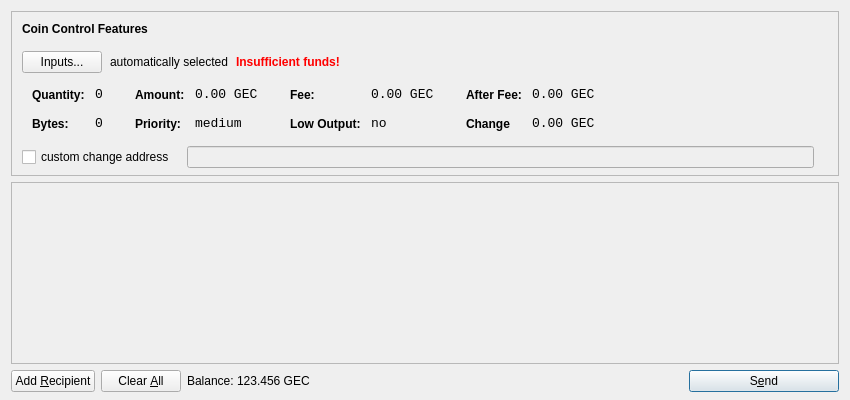
<?xml version="1.0" encoding="UTF-8"?>
<ui version="4.0">
 <class>SendCoinsDialog</class>
 <widget class="QDialog" name="SendCoinsDialog">
  <property name="geometry">
   <rect>
    <x>0</x>
    <y>0</y>
    <width>850</width>
    <height>400</height>
   </rect>
  </property>
  <property name="windowTitle">
   <string>Send Coins</string>
  </property>
  <layout class="QVBoxLayout" name="verticalLayout" stretch="0,1,0">
   <property name="bottomMargin">
    <number>8</number>
   </property>
   <item>
    <widget class="QFrame" name="frameCoinControl">
     <property name="sizePolicy">
      <sizepolicy hsizetype="Expanding" vsizetype="Expanding">
       <horstretch>0</horstretch>
       <verstretch>0</verstretch>
      </sizepolicy>
     </property>
     <property name="maximumSize">
      <size>
       <width>16777215</width>
       <height>16777215</height>
      </size>
     </property>
     <property name="frameShape">
      <enum>QFrame::StyledPanel</enum>
     </property>
     <property name="frameShadow">
      <enum>QFrame::Sunken</enum>
     </property>
     <layout class="QVBoxLayout" name="verticalLayoutCoinControl2">
      <property name="spacing">
       <number>-1</number>
      </property>
      <property name="leftMargin">
       <number>0</number>
      </property>
      <property name="topMargin">
       <number>0</number>
      </property>
      <property name="rightMargin">
       <number>0</number>
      </property>
      <property name="bottomMargin">
       <number>6</number>
      </property>
      <item>
       <layout class="QVBoxLayout" name="verticalLayoutCoinControl" stretch="0,0,0,0,1">
        <property name="spacing">
         <number>0</number>
        </property>
        <property name="leftMargin">
         <number>10</number>
        </property>
        <property name="topMargin">
         <number>10</number>
        </property>
        <item>
         <layout class="QHBoxLayout" name="horizontalLayoutCoinControl1">
          <property name="bottomMargin">
           <number>15</number>
          </property>
          <item>
           <widget class="QLabel" name="labelCoinControlFeatures">
            <property name="sizePolicy">
             <sizepolicy hsizetype="Preferred" vsizetype="Maximum">
              <horstretch>0</horstretch>
              <verstretch>0</verstretch>
             </sizepolicy>
            </property>
            <property name="font">
             <font>
              <weight>75</weight>
              <bold>true</bold>
             </font>
            </property>
            <property name="styleSheet">
             <string notr="true">font-weight:bold;</string>
            </property>
            <property name="text">
             <string>Coin Control Features</string>
            </property>
           </widget>
          </item>
         </layout>
        </item>
        <item>
         <layout class="QHBoxLayout" name="horizontalLayoutCoinControl2" stretch="0,0,0,0">
          <property name="spacing">
           <number>8</number>
          </property>
          <property name="bottomMargin">
           <number>10</number>
          </property>
          <item>
           <widget class="QPushButton" name="pushButtonCoinControl">
            <property name="styleSheet">
             <string notr="true"/>
            </property>
            <property name="text">
             <string>Inputs...</string>
            </property>
           </widget>
          </item>
          <item>
           <widget class="QLabel" name="labelCoinControlAutomaticallySelected">
            <property name="text">
             <string>automatically selected</string>
            </property>
            <property name="margin">
             <number>5</number>
            </property>
           </widget>
          </item>
          <item>
           <widget class="QLabel" name="labelCoinControlInsuffFunds">
            <property name="font">
             <font>
              <weight>75</weight>
              <bold>true</bold>
             </font>
            </property>
            <property name="styleSheet">
             <string notr="true">color:red;font-weight:bold;</string>
            </property>
            <property name="text">
             <string>Insufficient funds!</string>
            </property>
            <property name="margin">
             <number>5</number>
            </property>
           </widget>
          </item>
          <item>
           <spacer name="horizontalSpacerCoinControl">
            <property name="orientation">
             <enum>Qt::Horizontal</enum>
            </property>
            <property name="sizeHint" stdset="0">
             <size>
              <width>40</width>
              <height>1</height>
             </size>
            </property>
           </spacer>
          </item>
         </layout>
        </item>
        <item>
         <widget class="QWidget" name="widgetCoinControl" native="true">
          <property name="sizePolicy">
           <sizepolicy hsizetype="Preferred" vsizetype="Preferred">
            <horstretch>0</horstretch>
            <verstretch>0</verstretch>
           </sizepolicy>
          </property>
          <property name="minimumSize">
           <size>
            <width>0</width>
            <height>0</height>
           </size>
          </property>
          <property name="styleSheet">
           <string notr="true"/>
          </property>
          <layout class="QHBoxLayout" name="horizontalLayoutCoinControl5">
           <property name="margin">
            <number>0</number>
           </property>
           <item>
            <layout class="QHBoxLayout" name="horizontalLayoutCoinControl3" stretch="0,0,0,1">
             <property name="spacing">
              <number>20</number>
             </property>
             <property name="topMargin">
              <number>0</number>
             </property>
             <property name="bottomMargin">
              <number>10</number>
             </property>
             <item>
              <layout class="QFormLayout" name="formLayoutCoinControl1">
               <property name="horizontalSpacing">
                <number>10</number>
               </property>
               <property name="verticalSpacing">
                <number>14</number>
               </property>
               <property name="leftMargin">
                <number>10</number>
               </property>
               <property name="topMargin">
                <number>4</number>
               </property>
               <property name="rightMargin">
                <number>6</number>
               </property>
               <item row="0" column="0">
                <widget class="QLabel" name="labelCoinControlQuantityText">
                 <property name="styleSheet">
                  <string notr="true">font-weight:bold;</string>
                 </property>
                 <property name="text">
                  <string>Quantity:</string>
                 </property>
                 <property name="margin">
                  <number>0</number>
                 </property>
                </widget>
               </item>
               <item row="0" column="1">
                <widget class="QLabel" name="labelCoinControlQuantity">
                 <property name="font">
                  <font>
                   <family>Monospace</family>
                   <pointsize>10</pointsize>
                  </font>
                 </property>
                 <property name="cursor">
                  <cursorShape>IBeamCursor</cursorShape>
                 </property>
                 <property name="contextMenuPolicy">
                  <enum>Qt::ActionsContextMenu</enum>
                 </property>
                 <property name="text">
                  <string>0</string>
                 </property>
                 <property name="margin">
                  <number>0</number>
                 </property>
                 <property name="textInteractionFlags">
                  <set>Qt::LinksAccessibleByMouse|Qt::TextSelectableByKeyboard|Qt::TextSelectableByMouse</set>
                 </property>
                </widget>
               </item>
               <item row="1" column="0">
                <widget class="QLabel" name="labelCoinControlBytesText">
                 <property name="styleSheet">
                  <string notr="true">font-weight:bold;</string>
                 </property>
                 <property name="text">
                  <string>Bytes:</string>
                 </property>
                </widget>
               </item>
               <item row="1" column="1">
                <widget class="QLabel" name="labelCoinControlBytes">
                 <property name="font">
                  <font>
                   <family>Monospace</family>
                   <pointsize>10</pointsize>
                  </font>
                 </property>
                 <property name="cursor">
                  <cursorShape>IBeamCursor</cursorShape>
                 </property>
                 <property name="contextMenuPolicy">
                  <enum>Qt::ActionsContextMenu</enum>
                 </property>
                 <property name="text">
                  <string>0</string>
                 </property>
                 <property name="textInteractionFlags">
                  <set>Qt::LinksAccessibleByMouse|Qt::TextSelectableByKeyboard|Qt::TextSelectableByMouse</set>
                 </property>
                </widget>
               </item>
              </layout>
             </item>
             <item>
              <layout class="QFormLayout" name="formLayoutCoinControl2">
               <property name="horizontalSpacing">
                <number>10</number>
               </property>
               <property name="verticalSpacing">
                <number>14</number>
               </property>
               <property name="leftMargin">
                <number>6</number>
               </property>
               <property name="topMargin">
                <number>4</number>
               </property>
               <property name="rightMargin">
                <number>6</number>
               </property>
               <item row="0" column="0">
                <widget class="QLabel" name="labelCoinControlAmountText">
                 <property name="styleSheet">
                  <string notr="true">font-weight:bold;</string>
                 </property>
                 <property name="text">
                  <string>Amount:</string>
                 </property>
                 <property name="margin">
                  <number>0</number>
                 </property>
                </widget>
               </item>
               <item row="0" column="1">
                <widget class="QLabel" name="labelCoinControlAmount">
                 <property name="font">
                  <font>
                   <family>Monospace</family>
                   <pointsize>10</pointsize>
                  </font>
                 </property>
                 <property name="cursor">
                  <cursorShape>IBeamCursor</cursorShape>
                 </property>
                 <property name="contextMenuPolicy">
                  <enum>Qt::ActionsContextMenu</enum>
                 </property>
                 <property name="text">
                  <string>0.00 GEC</string>
                 </property>
                 <property name="textInteractionFlags">
                  <set>Qt::LinksAccessibleByMouse|Qt::TextSelectableByKeyboard|Qt::TextSelectableByMouse</set>
                 </property>
                </widget>
               </item>
               <item row="1" column="0">
                <widget class="QLabel" name="labelCoinControlPriorityText">
                 <property name="styleSheet">
                  <string notr="true">font-weight:bold;</string>
                 </property>
                 <property name="text">
                  <string>Priority:</string>
                 </property>
                </widget>
               </item>
               <item row="1" column="1">
                <widget class="QLabel" name="labelCoinControlPriority">
                 <property name="font">
                  <font>
                   <family>Monospace</family>
                   <pointsize>10</pointsize>
                  </font>
                 </property>
                 <property name="cursor">
                  <cursorShape>IBeamCursor</cursorShape>
                 </property>
                 <property name="contextMenuPolicy">
                  <enum>Qt::ActionsContextMenu</enum>
                 </property>
                 <property name="text">
                  <string>medium</string>
                 </property>
                 <property name="textInteractionFlags">
                  <set>Qt::LinksAccessibleByMouse|Qt::TextSelectableByKeyboard|Qt::TextSelectableByMouse</set>
                 </property>
                </widget>
               </item>
              </layout>
             </item>
             <item>
              <layout class="QFormLayout" name="formLayoutCoinControl3">
               <property name="horizontalSpacing">
                <number>10</number>
               </property>
               <property name="verticalSpacing">
                <number>14</number>
               </property>
               <property name="leftMargin">
                <number>6</number>
               </property>
               <property name="topMargin">
                <number>4</number>
               </property>
               <property name="rightMargin">
                <number>6</number>
               </property>
               <item row="0" column="0">
                <widget class="QLabel" name="labelCoinControlFeeText">
                 <property name="styleSheet">
                  <string notr="true">font-weight:bold;</string>
                 </property>
                 <property name="text">
                  <string>Fee:</string>
                 </property>
                 <property name="margin">
                  <number>0</number>
                 </property>
                </widget>
               </item>
               <item row="0" column="1">
                <widget class="QLabel" name="labelCoinControlFee">
                 <property name="font">
                  <font>
                   <family>Monospace</family>
                   <pointsize>10</pointsize>
                  </font>
                 </property>
                 <property name="cursor">
                  <cursorShape>IBeamCursor</cursorShape>
                 </property>
                 <property name="contextMenuPolicy">
                  <enum>Qt::ActionsContextMenu</enum>
                 </property>
                 <property name="text">
                  <string>0.00 GEC</string>
                 </property>
                 <property name="textInteractionFlags">
                  <set>Qt::LinksAccessibleByMouse|Qt::TextSelectableByKeyboard|Qt::TextSelectableByMouse</set>
                 </property>
                </widget>
               </item>
               <item row="1" column="0">
                <widget class="QLabel" name="labelCoinControlLowOutputText">
                 <property name="styleSheet">
                  <string notr="true">font-weight:bold;</string>
                 </property>
                 <property name="text">
                  <string>Low Output:</string>
                 </property>
                </widget>
               </item>
               <item row="1" column="1">
                <widget class="QLabel" name="labelCoinControlLowOutput">
                 <property name="font">
                  <font>
                   <family>Monospace</family>
                   <pointsize>10</pointsize>
                  </font>
                 </property>
                 <property name="cursor">
                  <cursorShape>IBeamCursor</cursorShape>
                 </property>
                 <property name="contextMenuPolicy">
                  <enum>Qt::ActionsContextMenu</enum>
                 </property>
                 <property name="text">
                  <string>no</string>
                 </property>
                 <property name="textInteractionFlags">
                  <set>Qt::LinksAccessibleByMouse|Qt::TextSelectableByKeyboard|Qt::TextSelectableByMouse</set>
                 </property>
                </widget>
               </item>
              </layout>
             </item>
             <item>
              <layout class="QFormLayout" name="formLayoutCoinControl4">
               <property name="horizontalSpacing">
                <number>10</number>
               </property>
               <property name="verticalSpacing">
                <number>14</number>
               </property>
               <property name="leftMargin">
                <number>6</number>
               </property>
               <property name="topMargin">
                <number>4</number>
               </property>
               <property name="rightMargin">
                <number>6</number>
               </property>
               <item row="0" column="0">
                <widget class="QLabel" name="labelCoinControlAfterFeeText">
                 <property name="styleSheet">
                  <string notr="true">font-weight:bold;</string>
                 </property>
                 <property name="text">
                  <string>After Fee:</string>
                 </property>
                 <property name="margin">
                  <number>0</number>
                 </property>
                </widget>
               </item>
               <item row="0" column="1">
                <widget class="QLabel" name="labelCoinControlAfterFee">
                 <property name="font">
                  <font>
                   <family>Monospace</family>
                   <pointsize>10</pointsize>
                  </font>
                 </property>
                 <property name="cursor">
                  <cursorShape>IBeamCursor</cursorShape>
                 </property>
                 <property name="contextMenuPolicy">
                  <enum>Qt::ActionsContextMenu</enum>
                 </property>
                 <property name="text">
                  <string>0.00 GEC</string>
                 </property>
                 <property name="textInteractionFlags">
                  <set>Qt::LinksAccessibleByMouse|Qt::TextSelectableByKeyboard|Qt::TextSelectableByMouse</set>
                 </property>
                </widget>
               </item>
               <item row="1" column="0">
                <widget class="QLabel" name="labelCoinControlChangeText">
                 <property name="styleSheet">
                  <string notr="true">font-weight:bold;</string>
                 </property>
                 <property name="text">
                  <string>Change</string>
                 </property>
                </widget>
               </item>
               <item row="1" column="1">
                <widget class="QLabel" name="labelCoinControlChange">
                 <property name="font">
                  <font>
                   <family>Monospace</family>
                   <pointsize>10</pointsize>
                  </font>
                 </property>
                 <property name="cursor">
                  <cursorShape>IBeamCursor</cursorShape>
                 </property>
                 <property name="contextMenuPolicy">
                  <enum>Qt::ActionsContextMenu</enum>
                 </property>
                 <property name="text">
                  <string>0.00 GEC</string>
                 </property>
                 <property name="textInteractionFlags">
                  <set>Qt::LinksAccessibleByMouse|Qt::TextSelectableByKeyboard|Qt::TextSelectableByMouse</set>
                 </property>
                </widget>
               </item>
              </layout>
             </item>
            </layout>
           </item>
          </layout>
         </widget>
        </item>
        <item>
         <layout class="QHBoxLayout" name="horizontalLayoutCoinControl4" stretch="0,0,0">
          <property name="spacing">
           <number>12</number>
          </property>
          <property name="sizeConstraint">
           <enum>QLayout::SetDefaultConstraint</enum>
          </property>
          <property name="topMargin">
           <number>5</number>
          </property>
          <property name="rightMargin">
           <number>5</number>
          </property>
          <item>
           <widget class="QCheckBox" name="checkBoxCoinControlChange">
            <property name="text">
             <string>custom change address</string>
            </property>
           </widget>
          </item>
          <item>
           <widget class="QLineEdit" name="lineEditCoinControlChange">
            <property name="enabled">
             <bool>false</bool>
            </property>
            <property name="sizePolicy">
             <sizepolicy hsizetype="Expanding" vsizetype="Fixed">
              <horstretch>0</horstretch>
              <verstretch>0</verstretch>
             </sizepolicy>
            </property>
           </widget>
          </item>
          <item>
           <widget class="QLabel" name="labelCoinControlChangeLabel">
            <property name="sizePolicy">
             <sizepolicy hsizetype="Preferred" vsizetype="Expanding">
              <horstretch>0</horstretch>
              <verstretch>0</verstretch>
             </sizepolicy>
            </property>
            <property name="minimumSize">
             <size>
              <width>0</width>
              <height>0</height>
             </size>
            </property>
            <property name="text">
             <string/>
            </property>
            <property name="margin">
             <number>3</number>
            </property>
           </widget>
          </item>
         </layout>
        </item>
        <item>
         <spacer name="verticalSpacerCoinControl">
          <property name="orientation">
           <enum>Qt::Vertical</enum>
          </property>
          <property name="sizeHint" stdset="0">
           <size>
            <width>800</width>
            <height>1</height>
           </size>
          </property>
         </spacer>
        </item>
       </layout>
      </item>
     </layout>
    </widget>
   </item>
   <item>
    <widget class="QScrollArea" name="scrollArea">
     <property name="widgetResizable">
      <bool>true</bool>
     </property>
     <widget class="QWidget" name="scrollAreaWidgetContents">
      <property name="geometry">
       <rect>
        <x>0</x>
        <y>0</y>
        <width>830</width>
        <height>165</height>
       </rect>
      </property>
      <layout class="QVBoxLayout" name="verticalLayout_2">
       <property name="margin">
        <number>0</number>
       </property>
       <item>
        <layout class="QVBoxLayout" name="entries">
         <property name="spacing">
          <number>6</number>
         </property>
        </layout>
       </item>
       <item>
        <spacer name="verticalSpacer">
         <property name="orientation">
          <enum>Qt::Vertical</enum>
         </property>
         <property name="sizeHint" stdset="0">
          <size>
           <width>20</width>
           <height>40</height>
          </size>
         </property>
        </spacer>
       </item>
      </layout>
     </widget>
    </widget>
   </item>
   <item>
    <layout class="QHBoxLayout" name="horizontalLayout">
     <item>
      <widget class="QPushButton" name="addButton">
       <property name="toolTip">
        <string>Send to multiple recipients at once</string>
       </property>
       <property name="text">
        <string>Add &amp;Recipient</string>
       </property>
       <property name="icon">
        <iconset resource="../bitcoin.qrc">
         <normaloff>:/icons/add</normaloff>:/icons/add</iconset>
       </property>
       <property name="autoDefault">
        <bool>false</bool>
       </property>
      </widget>
     </item>
     <item>
      <widget class="QPushButton" name="clearButton">
       <property name="sizePolicy">
        <sizepolicy hsizetype="Minimum" vsizetype="Fixed">
         <horstretch>0</horstretch>
         <verstretch>0</verstretch>
        </sizepolicy>
       </property>
       <property name="toolTip">
        <string>Remove all transaction fields</string>
       </property>
       <property name="text">
        <string>Clear &amp;All</string>
       </property>
       <property name="icon">
        <iconset resource="../bitcoin.qrc">
         <normaloff>:/icons/remove</normaloff>:/icons/remove</iconset>
       </property>
       <property name="autoRepeatDelay">
        <number>300</number>
       </property>
       <property name="autoDefault">
        <bool>false</bool>
       </property>
      </widget>
     </item>
     <item>
      <layout class="QHBoxLayout" name="horizontalLayout_2">
       <property name="spacing">
        <number>3</number>
       </property>
       <item>
        <widget class="QLabel" name="label">
         <property name="sizePolicy">
          <sizepolicy hsizetype="Preferred" vsizetype="Fixed">
           <horstretch>0</horstretch>
           <verstretch>0</verstretch>
          </sizepolicy>
         </property>
         <property name="text">
          <string>Balance:</string>
         </property>
        </widget>
       </item>
       <item>
        <widget class="QLabel" name="labelBalance">
         <property name="sizePolicy">
          <sizepolicy hsizetype="Preferred" vsizetype="Fixed">
           <horstretch>0</horstretch>
           <verstretch>0</verstretch>
          </sizepolicy>
         </property>
         <property name="cursor">
          <cursorShape>IBeamCursor</cursorShape>
         </property>
         <property name="text">
          <string>123.456 GEC</string>
         </property>
         <property name="textInteractionFlags">
          <set>Qt::LinksAccessibleByMouse|Qt::TextSelectableByKeyboard|Qt::TextSelectableByMouse</set>
         </property>
        </widget>
       </item>
      </layout>
     </item>
     <item>
      <spacer name="horizontalSpacer">
       <property name="orientation">
        <enum>Qt::Horizontal</enum>
       </property>
       <property name="sizeHint" stdset="0">
        <size>
         <width>40</width>
         <height>20</height>
        </size>
       </property>
      </spacer>
     </item>
     <item>
      <widget class="QPushButton" name="sendButton">
       <property name="minimumSize">
        <size>
         <width>150</width>
         <height>0</height>
        </size>
       </property>
       <property name="toolTip">
        <string>Confirm the send action</string>
       </property>
       <property name="text">
        <string>S&amp;end</string>
       </property>
       <property name="icon">
        <iconset resource="../bitcoin.qrc">
         <normaloff>:/icons/send</normaloff>:/icons/send</iconset>
       </property>
       <property name="default">
        <bool>true</bool>
       </property>
      </widget>
     </item>
    </layout>
   </item>
  </layout>
 </widget>
 <resources>
  <include location="../bitcoin.qrc"/>
 </resources>
 <connections/>
</ui>
